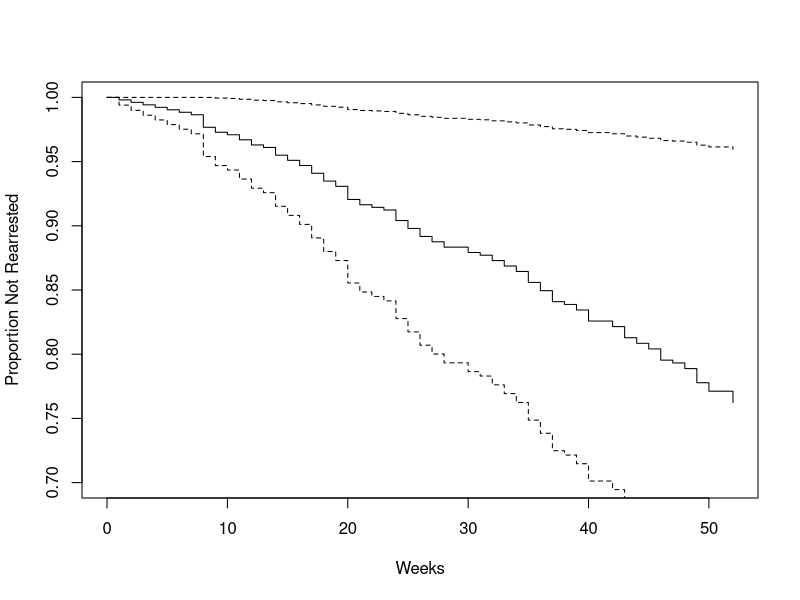
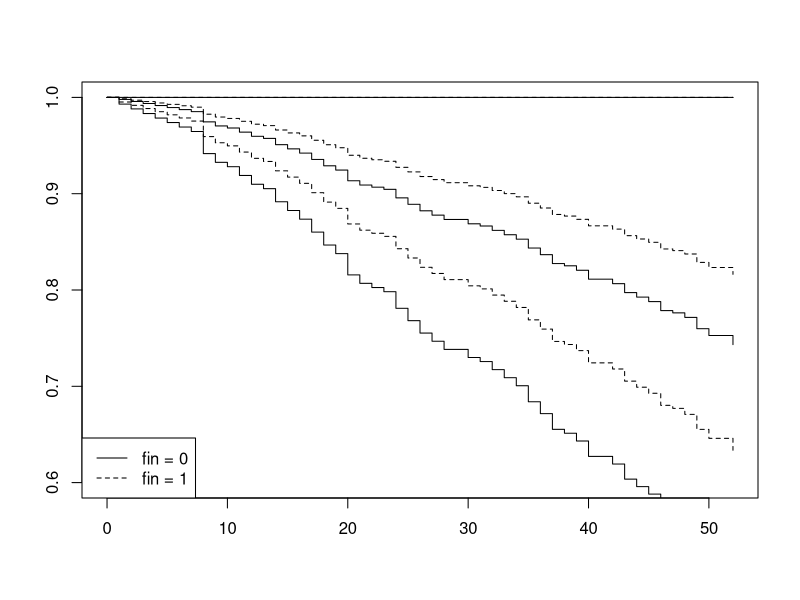
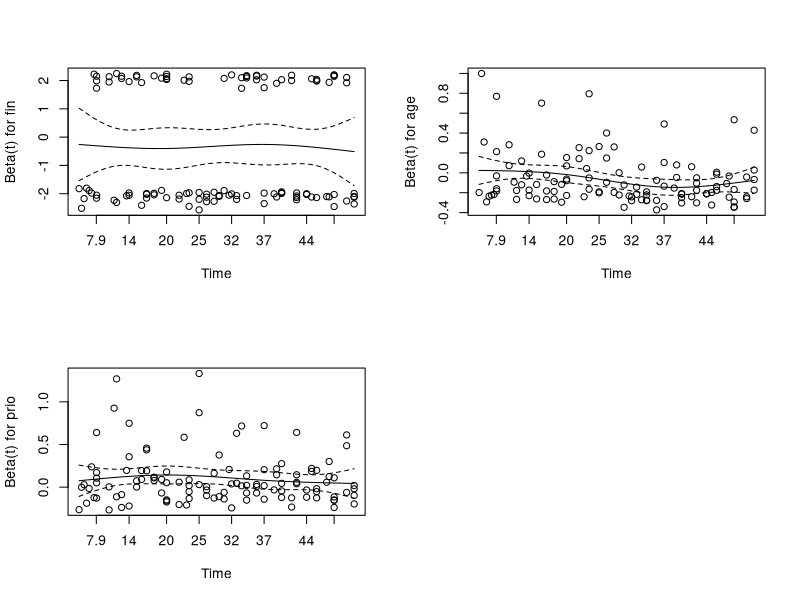

Write R code to recreate these figures, in order.
## ---- chunk 1
library(survival)
library(car)
# perform survival analysis
data("Rossi")
Rossi[1:5, 1:10]
mod.allison <- coxph(Surv(week, arrest) ~ fin + age + race + wexp + mar + paro + prio, data=Rossi)
summary(mod.allison)
# plot time vs survival prob
plot(survfit(mod.allison), ylim=c(.7, 1), xlab='Weeks', ylab='Proportion Not Rearrested')
## ---- chunk 2
Rossi.fin <- data.frame(fin=c(0,1), age=rep(mean(Rossi$age),2), race=rep(mean(as.numeric(Rossi$race)),2), wexp=rep(mean(as.numeric(Rossi$wexp)),2), mar=rep(mean(as.numeric(Rossi$mar)),2), paro=rep(mean(as.numeric(Rossi$paro)),2), prio=rep(mean(as.numeric(Rossi$prio)),2))
plot(survfit(mod.allison, newdata=Rossi.fin), conf.int=T, lty=c(1,2), ylim=c(.6, 1))
legend("bottomleft", legend=c('fin = 0', 'fin = 1'), lty=c(1,2))
## ---- chunk 3
sum(!is.na(Rossi[,11:62])) # record count
Rossi2 <- matrix(0, 19809, 14) # to hold new data set
colnames(Rossi2) <- c('start', 'stop', 'arresttime', names(Rossi)[1:10], 'employed')

row<-0
for (i in 1:nrow(Rossi)) { 
    for (j in 11:62) { 
        if (is.na(Rossi[i, j])) next
        else {
            row <- row + 1 # increment row counter
            start <- j - 11 # start time (previous week)
            stop <- start + 1 # stop time (current week)
            arresttime <- if (stop == Rossi[i, 1] && Rossi[i, 2] ==1) 1 else 0
            Rossi2[row,] <- c(start, stop, arresttime, unlist(Rossi[i, c(1:10, j)]))
            }
        }
}
Rossi2 <- as.data.frame(Rossi2)
remove(i, j, row, start, stop, arresttime)
modallison2 <- coxph(Surv(start, stop, arresttime) ~ fin + age + race + wexp + mar + paro + prio + employed, data=Rossi2)
summary(modallison2)
## ---- chunk 4
modallison3 <- coxph(Surv(week, arrest) ~ fin + age + prio, data=Rossi)
modallison3
cox.zph(modallison3)
par(mfrow=c(2,2))
plot(cox.zph(modallison3))
## ---- chunk 5
modallison4 <- coxph(Surv(start,stop,arresttime)~fin+age+age:stop:stop+prio, data = Rossi2)
modallison4
